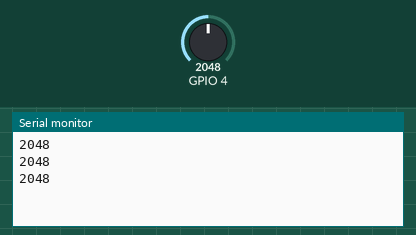
A sketch run on a simulated ESP32-C3. Shown: the last lines printed to the serial monitor. The inputs (shaded band) are chosen by the test bench; at power-on: GPIO 4 = 2048.

Above: at 2.2 s.
2.3 s: GPIO 4 set to 2866
At 2.9 s:
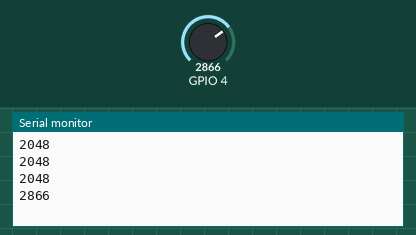
3.8 s: GPIO 4 set to 3603
At 4.4 s:
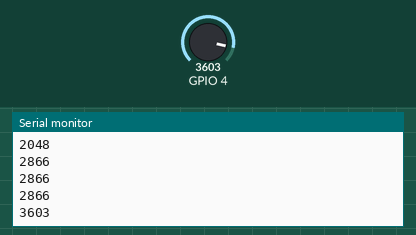
Timing chart, 0 to 6.8 s (numbered marks = the images above; inputs shaded):
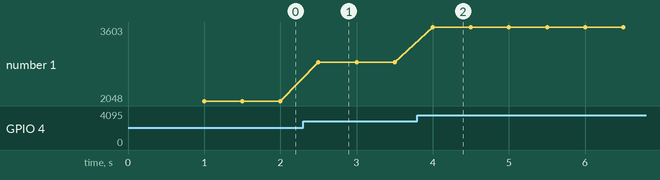

The sketch:

evane.ino
```cpp
const int evanePin = D2;

void setup() {
  Serial.begin(9600);
  delay(1000);
}

void loop() {
  int evane = analogRead(evanePin);
  Serial.println(evane);
  delay(500);
}
```

Measured:
- after the input at 2.3 s, the serial monitor: prints a new line after 0.20 s (image 1)
- after the input at 3.8 s, the serial monitor: prints a new line after 0.20 s (image 2)
- plotted number 1: 2048 → 2866 after the input at 2.3 s, 2866 → 3603 after the input at 3.8 s
